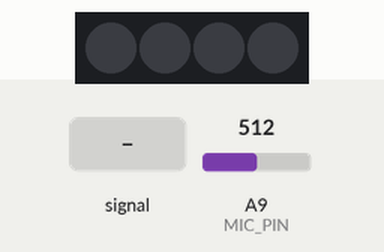
Bench run of a sketch on a simulated Arduino Mega 2560, built with avr-gcc and run on an emulated ATmega2560. On the bench: 4 RGB LEDs in strip order, left to right. The inputs (shaded band) are chosen by the test bench; at power-on: A9 (MIC_PIN) = 512. Dim RGB values are drawn brighter than linear; random numbers use the default seed unless the sketch sets one.

Above: at 3.2 s.
3.3 s: A9 (MIC_PIN) fed a 2 Hz sine of ±306 counts around its level
At 3.47 s:
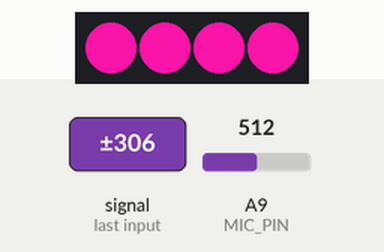
6.3 s: A9 (MIC_PIN) set to 140
At 6.78 s:
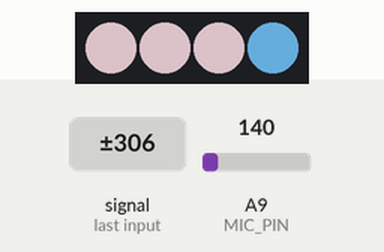
9.3 s: A9 (MIC_PIN) fed a 200 Hz sine of ±81 counts around its level
At 9.78 s:
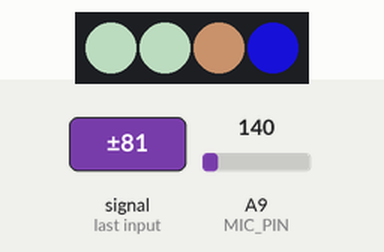
12.3 s: A9 (MIC_PIN) set to 160
At 12.49 s:
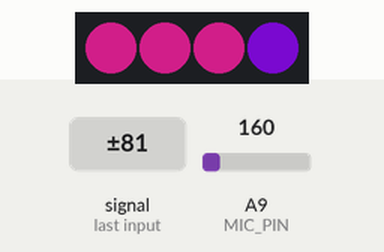
15.3 s: A9 (MIC_PIN) set to 149
At 16.1 s:
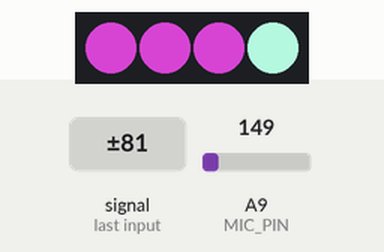
18.3 s: A9 (MIC_PIN) fed a 200 Hz sine of ±81 counts around its level
At 18.81 s:
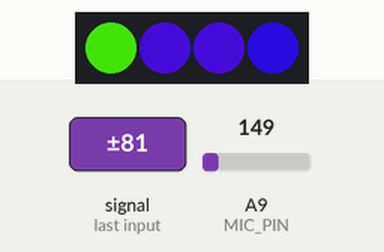
Timing chart, 0 to 24.3 s (numbered marks = the images above; inputs shaded):
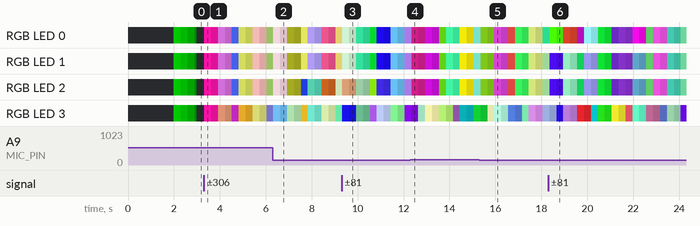

Measured:
- the behaviour switches between 150 and 149 on A9 (MIC_PIN) (found by bisection; images 4 and 5)
- after the input at 3.3 s, RGB LED 0, RGB LED 1: off → RGB(227, 18, 154) at once, → RGB(157, 12, 107) 0.30 s later, → RGB(139, 74, 145) 0.30 s later, → RGB(91, 48, 95) 0.30 s later, … (10 changes in this stretch)

The sketch:

wonder_lantern_with_neopixels_and_microphone.ino
```cpp
// (licence header left out)
#include <Adafruit_NeoPixel.h>

#define N_PIXELS   4  // Number of pixels in strand
#define MIC_PIN   A9  // Microphone is attached to this analog pin
#define LED_PIN    6  // NeoPixel LED strand is connected to this pin
#define DC_OFFSET  0  // DC offset in mic signal - if unusure, leave 0
#define NOISE      9  // Noise/hum/interference in mic signal
#define SAMPLES   40  // Length of buffer for dynamic level adjustment

// Twinkle settings
float   fadeMillis       =  1000; // duration of twinkle fade
int     fadeLockMillis   =   500; // withing this amount of millis, started twinkles will not be overwritten by new twinkles
int     twinkleRate      = 60000; // random twinkle will happen once every this many millis (when in twinkle_while_idle mode), so higher values yield twinkles LESS often
boolean twinkleWhileIdle = false; // true: twinkle_while_idle mode is always on. false: mode depends on mic input during boot cycle
int     twinkleWhileIdleBootThresholdLevel = 150;  // when the average microphone reading during the boot cycle is above this value, twinkle_while_idle mode is turned on


// init variables
byte peak      = 0;   // Used for falling dot
byte dotCount  = 0;   // Frame counter for delaying dot-falling speed
byte volCount  = 0;   // Frame counter for storing past volume data
int  vol[SAMPLES];    // Collection of prior volume samples, used to take averages
int  lvl       = 10;  // Current "dampened" audio level
int  minLvlAvg = 0;   // For dynamic adjustment of graph low & high
int  maxLvlAvg = 512;

// init pixels
Adafruit_NeoPixel pixels = Adafruit_NeoPixel(N_PIXELS, LED_PIN, NEO_GRB + NEO_KHZ800);
float redStates[N_PIXELS];      // these arrays keep track of the color value of each neopixel, while fading
float blueStates[N_PIXELS];     //
float greenStates[N_PIXELS];    //
float redOriginal[N_PIXELS];    // these arrays keep track of the original color each neopixel, before fading
float blueOriginal[N_PIXELS];   //
float greenOriginal[N_PIXELS];  //
unsigned long timestamps[N_PIXELS]; // this array keeps track of the start time of a twinkle fade for each pixel


void setup() {
  Serial.begin(9600);
  // This is only needed on 5V Arduinos (Uno, Leonardo, etc.).
  // Connect 3.3V to mic AND TO AREF ON ARDUINO and enable this
  // line.  Audio samples are 'cleaner' ats 3.3V.
  // COMMENT OUT THIS LINE FOR 3.3V ARDUINOS (FLORA, ETC.):
  // analogReference(EXTERNAL);

  memset(vol, 0, sizeof(vol));
  memset(timestamps, 0, sizeof(timestamps));
  pixels.begin();

  // boot delay loop
  // if the avegate sound level during this loop is high,
  // the 'twinkle_while_idle' mode is turned on.
  // So, to turn on this mode, you should generate noise
  // during boot, by tapping the microphone for example.
  int average = 0;
  long bootEnd = millis() + 2000;
  int bootCycle = 0;
  while( millis() < bootEnd ){
     average = ((average * bootCycle) + getMicReading() ) / ++bootCycle ;
  }
  twinkleWhileIdle = (average > twinkleWhileIdleBootThresholdLevel)? true: twinkleWhileIdle;

  // Initialize all pixels to 'green' as a signal that boot is complete
  // note: to remove this "flash" at startup, set all color values to 0
  for(uint8_t px = 0; px < pixels.numPixels(); px++) {
    twinkle_init(px, 0, 100, 0);
  }

}


void loop() {
  uint16_t minLvl, maxLvl;
  int n, height;

  n = getMicReading();               // normalized mic reading (removing noise)
  storeSample(n);                    // store this sound level sample, to take averages later
  lvl = levelMicReading(n);          // "Dampened" reading (else looks twitchy)

  // Calculate bar height based on dynamic min/max levels (fixed point)
  height = calcBarHeight(minLvlAvg, maxLvlAvg);

  if(height == 0){
    // twinkle a random pixel, when idle (sound level is too low to light up pixels).
    if(twinkleWhileIdle==true && random(twinkleRate) == 1){
      twinkle_init(random(1, N_PIXELS)); // twinkle in random color, and don't overwrite this twinkle before its completely done.
    }
  }else{
    // not idle, current mic level dictates pixels to be lit up.
    // set new color for the pixels, use same random color for all pixels, for this event
    int r = random(255);
    int g = random(255);
    int b = random(255);
    for(uint8_t px=0; px <= height; px++) {
      // only twinkle this pixel, if it is not still locked by a previous twinkle
      long twinkleEnd = timestamps[px] + fadeLockMillis;
      if( millis() > twinkleEnd ){
        twinkle_init(px, r, g, b);
      }
    }
  }

  // update the pixels
  twinkle_tick();  // adjust all NeoPixels color settings to their new brightness
  pixels.show();    // send the new pixel settings to the string of NeoPixels


  // Get volume range of prior frames
  // these min and max levels will be used in the next cycle,
  // to dynamicaly adjust the threshold to the current average sound level.
  minLvl = maxLvl = vol[0];
  for(int s=1; s<SAMPLES; s++) {
    if(vol[s] < minLvl)      minLvl = vol[s];
    else if(vol[s] > maxLvl) maxLvl = vol[s];
  }
  // minLvl and maxLvl indicate the volume range over prior frames, used
  // for vertically scaling the output graph (so it looks interesting
  // regardless of volume level).  If they're too close together though
  // (e.g. at very low volume levels) the graph becomes super coarse
  // and 'jumpy'...so keep some minimum distance between them (this
  // also lets the graph go to zero when no sound is playing):
  if((maxLvl - minLvl) < N_PIXELS) maxLvl = minLvl + N_PIXELS;
  minLvlAvg = (minLvlAvg * 63 + minLvl) >> 6; // Dampen min/max levels
  maxLvlAvg = (maxLvlAvg * 63 + maxLvl) >> 6; // (fake rolling average)

}


int getMicReading(){
  int n;
  n   = analogRead(MIC_PIN);              // Raw reading from mic
  n   = abs(n - 512 - DC_OFFSET);         // Center on zero
  n   = (n <= NOISE) ? 0 : (n - NOISE);   // Remove noise/hum
  return n;
}

int levelMicReading(int n){
  lvl = ((lvl * 7) + n) >> 3;             // "Dampened" reading (else looks twitchy)
  return lvl;
}

int calcBarHeight(int minLvlAvg, int maxLvlAvg){
  int height = N_PIXELS * (lvl - minLvlAvg) / (long)(maxLvlAvg - minLvlAvg);
  if(height < 0L)            height = 0;      // Clip output
  else if(height > N_PIXELS) height = N_PIXELS;
  return height;
}

void storeSample(int n){
  vol[volCount] = n;                      // Save sample for dynamic leveling
  if(++volCount >= SAMPLES) volCount = 0; // Advance/rollover sample counter
}

void twinkle_init(uint16_t pixel){
  twinkle_init(pixel, random(256), random(256), random(256));
}

void twinkle_init(uint16_t pixel, int r, int g, int b){
  redOriginal[pixel]   = r;
  greenOriginal[pixel] = g;
  blueOriginal[pixel]  = b;
  redStates[pixel] = r;
  greenStates[pixel] = g;
  blueStates[pixel] = b;
  timestamps[pixel] = millis(); // set the start timestamp for this pixel
}


/*
* Heartbeat method for twinkle effect
* This method should be called every loop cycle.
* It updates the LED color states, taking the fade duration setting into account,
* and the time that has passed since the previous cycle.
*/
void twinkle_tick(){
    unsigned long now = millis();

    for(uint16_t px = 0; px < N_PIXELS; px++) {
      if (redStates[px] > 1 || greenStates[px] > 1 || blueStates[px] > 1) {
        // set this pixel to the color that is stored in the color arrays
        pixels.setPixelColor(px, redStates[px], greenStates[px], blueStates[px]);

        // TODO: bugfix:
        // for some unclear reason, the timestamp is sometimes (much) greater than 'now', causing problematic values for diff, fraction and rate.
        // this quick fix makes sure the timestamp is alwasy in the past:
        if(timestamps[px] > now ){
          timestamps[px] = now - 222; // timestamp in array is corrupted, set to arbitrary time in the past
        }
        long diff = now - timestamps[px]; // time since pixel color was initiated
        float fraction = diff/fadeMillis; // fraction of the fade period that has passed
        float fadeRate = 1-fraction;      // rate at which to fade this pixel in this cycle (tick)

        // in case the fadeRate has an invalid value (due to corrupted values)
        // set the rate to a valid value
        if (fadeRate>=1){
          fadeRate = 0.5;
        }

        // fade the pixel
        redStates[px]   = twinkleFade(redOriginal[px],   redStates[px],   fadeRate);
        greenStates[px] = twinkleFade(greenOriginal[px], greenStates[px], fadeRate);
        blueStates[px]  = twinkleFade(blueOriginal[px],  blueStates[px],  fadeRate);

//        // Debug code
//        Serial.print("px=");Serial.print(px);Serial.print("; ");
//        Serial.print("");Serial.print(redStates[px]);Serial.print("");
//        Serial.print("");Serial.print(greenStates[px]);Serial.print("");
//        Serial.print("");Serial.print(blueStates[px]);Serial.print("; ");
//        Serial.print("");Serial.print(now);Serial.print("-");
//        Serial.print("");Serial.print(timestamp);Serial.print("=");
//        Serial.print("");Serial.print(diff);Serial.print("; ");
//        Serial.print("fraction=");Serial.print(fraction);Serial.print("; ");
//        Serial.print("rate=");Serial.print(fadeRate);Serial.print("; ");
//        Serial.println(";");

      } else {
        // turn pixel off
        pixels.setPixelColor(px, 0, 0, 0);
      }

    }
}

int twinkleFade(int originalColor, int currentColor, float fadeRate){
  int newColor = 0;
  if (currentColor > 1) {
    newColor = originalColor * fadeRate;
  }
  return newColor;
}
```
